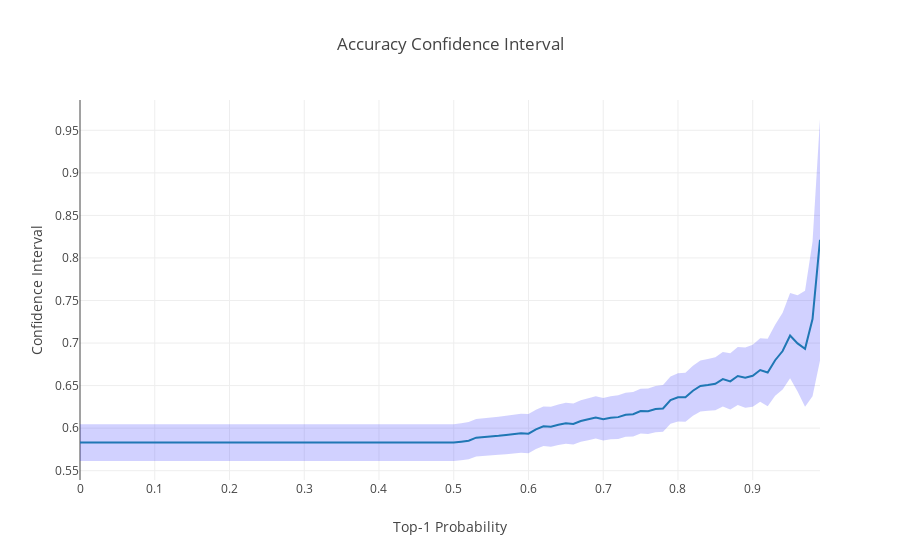

Here is the notebook cell this chart was saved with:
### Markdown cell above
You can observe how sure can you be that your classifier will be right when making predictions with certain probailities. Percentage of confidence values accepted are 0.9, 0.95, 0.98, 0.99 or equivalently 90, 95, 98, 99. They correspond to the normal distribution. Two modes, "accuracy" and "error" are supported.

### Code cell
mean, lower, upper = evaluator.plot_confidence_interval('accuracy', confidence_value=0.95)
